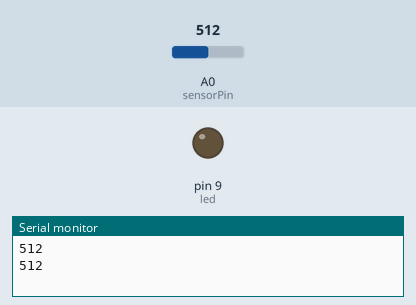
This sketch was run on a simulated Arduino Uno, built with avr-gcc and run on an emulated ATmega328P. On the bench: output pins drawn as LEDs (lit = HIGH), the last lines printed to the serial monitor. Inputs (shaded band) come from the test bench; at power-on: A0 (sensorPin) = 512.

Above: at 2.8 s.
2.9 s: A0 (sensorPin) set to 104
5.6 s: A0 (sensorPin) set to 93
At 6.8 s:
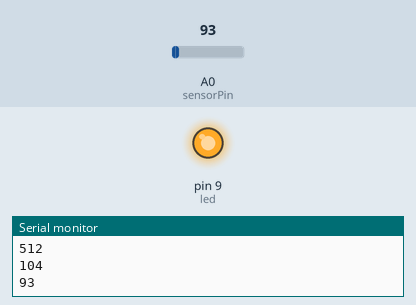
11.5 s: A0 (sensorPin) set to 110
At 12.0 s:
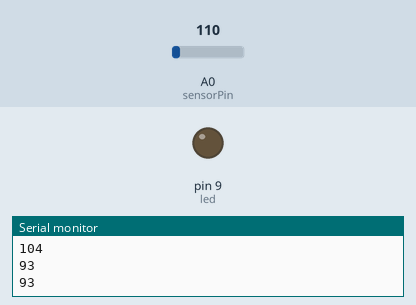
14.2 s: A0 (sensorPin) set to 90
At 16.8 s:
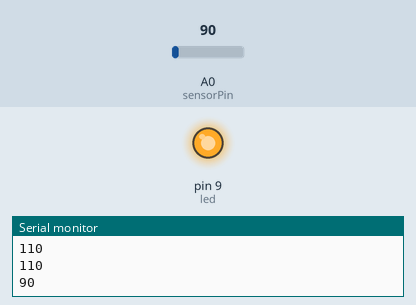
Timing chart, 0 to 21.2 s (numbered marks = the images above; inputs shaded):
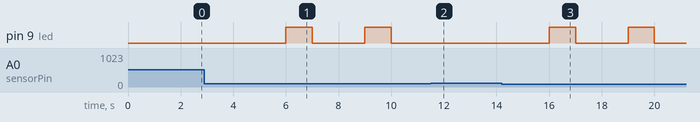

Measured:
- the behaviour switches between 100 and 99 on A0 (sensorPin) (found by bisection; images 0 and 1)
- after the input at 5.6 s, pin 9 (led): alternates HIGH for 1.0 s and LOW for 2.0 s, starting after 0.40 s
- after the input at 11.5 s, pin 9 (led): stays LOW (without the input it goes to HIGH after 0.50 s)
- after the input at 14.2 s, pin 9 (led): alternates HIGH for 1.0 s and LOW for 2.0 s, starting after 1.8 s

The sketch:

Arduino.ino
```cpp
#include<SoftwareSerial.h>

int sensorPin = A0; // select the input pin for the LDR
int sensorValue = 0; // variable to store the value coming from the sensor
int led = 9; // Output pin for LED

void setup() {
  // declare the ledPin and buzzer as an OUTPUT:
  pinMode(led, OUTPUT);
  Serial.begin(9600);
}

void loop() {
  sensorValue = analogRead(sensorPin);
  if (sensorValue < 100)
  {
    Serial.println(sensorValue);
    digitalWrite(led,HIGH);
    delay(1000);
  }else{
    Serial.println(sensorValue);
  }
  digitalWrite(led,LOW);
  delay(2000);
}
```
